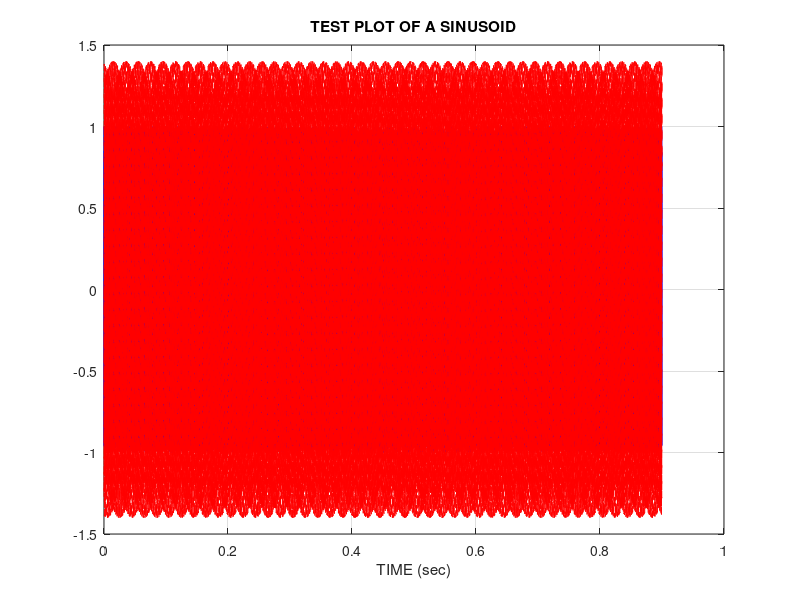

MATLAB code for this plot:
tt = 0:1/11025:0.9;
xx = cos(4000*pi*tt);
zz = 1.4*exp(j*pi/2)*exp(j*4000*pi*tt); plot(tt, xx, 'b-', tt, real(zz), 'r--')
grid on
title('TEST PLOT OF A SINUSOID')
xlabel('TIME (sec)')